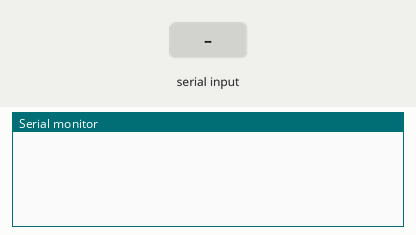
Simulated run of this sketch. Board: Arduino Mega 2560, built with avr-gcc and run on an emulated ATmega2560. On the bench: the last lines printed to the serial monitor. The inputs (shaded band) are chosen by the test bench.

Above: at 1.8 s.
1.9 s: "1" received over the second serial link
At 4.1 s:
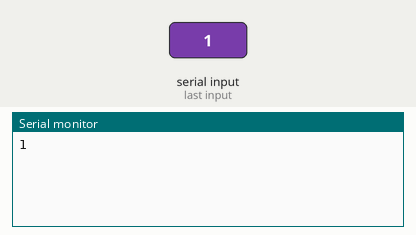
4.4 s: "0" received over the second serial link
At 5.8 s:
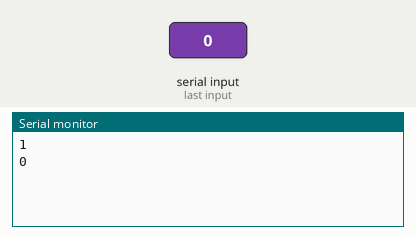
5.9 s: "2" received over the second serial link
At 8.9 s:
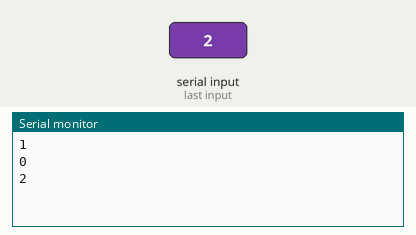
Timing chart, 0 to 10.4 s (numbered marks = the images above; inputs shaded):
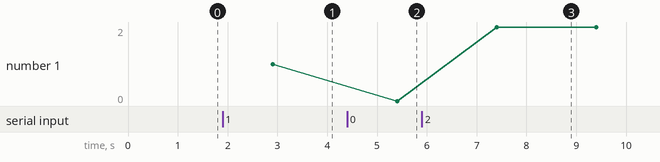

Measured:
- after the input at 1.9 s, the serial monitor: prints a new line after 1.0 s (image 1)
- after the input at 4.4 s, the serial monitor: prints a new line after 1.0 s (image 2)
- after the input at 5.9 s, the serial monitor: prints a new line after 1.5 s (image 3)
- plotted number 1: 1 → 0 after the input at 4.4 s, 0 → 2 after the input at 5.9 s

The sketch:

receiver.ino
```cpp
char *str[10] ;
char msg[32];
char *p = NULL;

void setup() {
  // put your setup code here, to run once:
  Serial.begin(9600);
  Serial3.begin(9600);
}
unsigned long tim = 0;
void loop() {
  //Serial.println("Goodbye World");


  if(millis() - tim >= 1000){
  //Serial1.write(1);
  Serial3.readBytes(msg,20);
  Serial.println(msg);
  tim = millis();}


  }

void rec(){

  Serial3.readBytes(msg, 20);

    byte index = 0;
    p = strtok(msg, ",");  // takes a list of delimiters
    while(p != NULL)
    {
        str[index] = p;
        index++;
        p = strtok(NULL, ",");  // takes a list of delimiters
    }
    //Serial.println(index);
// print the tokens
    Serial.print("Left encoder is ");
    Serial.println(str[0]);
        Serial.print("right encoder is ");

    Serial.println(str[1]);

}

  //while ((str = strtok_r(p, ",", &p)) != "\n")
 //   {
//     Serial.println(str);
///     p = NULL;
//    }
 //   }
```
